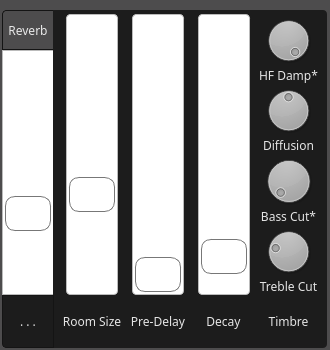
<?xml version="1.0" encoding="UTF-8"?>
<ui version="4.0">
 <class>FJReverbFrame</class>
 <widget class="QFrame" name="FJReverbFrame">
  <property name="geometry">
   <rect>
    <x>0</x>
    <y>0</y>
    <width>330</width>
    <height>350</height>
   </rect>
  </property>
  <property name="minimumSize">
   <size>
    <width>330</width>
    <height>0</height>
   </size>
  </property>
  <property name="maximumSize">
   <size>
    <width>330</width>
    <height>16777215</height>
   </size>
  </property>
  <property name="windowTitle">
   <string>Form</string>
  </property>
  <property name="styleSheet">
   <string notr="true">* {
    background: #4d4c4d;
    font-family: handelgotdlig;
    font-weight: 200;
}



 QComboBox {
     border: 1px solid #141414;
     border-radius: 4px;
     padding: 1px 18px 1px 3px;
     min-width: 6em;
     color: #e8e8e8;
 }

 QComboBox:editable {
    background: #5b5a5b
 }

 QComboBox:!editable, QComboBox::drop-down:editable {
      background: qlineargradient(x1: 0, y1: 0, x2: 0, y2: 1,
      stop: 0 #3c3c3c, stop: 1 #262627);
 }

 /* QComboBox gets the &quot;on&quot; state when the popup is open */
 QComboBox:!editable:on, QComboBox::drop-down:editable:on {
     background: #5b5a5b
 }

 QComboBox:on { /* shift the text when the popup opens */
     padding-top: 3px;
     padding-left: 4px;
 }

 QComboBox::drop-down {
     subcontrol-origin: padding;
     subcontrol-position: top right;
     width: 15px;

     border-left-width: 1px;
     border-left-color: darkgray;
     border-left-style: solid; /* just a single line */
     border-top-right-radius: 3px; /* same radius as the QComboBox */
     border-bottom-right-radius: 3px;
 }

QComboBox QAbstractItemView {
    border: 1px solid #141414;
    selection-background-color: #5b5a5b;
}

 QSpinBox {
     /*padding-right: 15px; make room for the arrows */
     background-color: qlineargradient(x1: 0, y1: 0, x2: 0, y2: 1,
                                      stop: 0 #3c3c3c, stop: 1 #262627);
    color: #e8e8e8;
     border: none;
     border-radius: 4px;
     /*border-width: 3;*/
}

QSpinBox::up-button {
    border: none;
}

QSpinBox::down-button {
    border: none;
}

QLineEdit {
    border: 1px solid #141414;
    border-radius: 4px;
    color: #e8e8e8;
    background-color: qlineargradient(x1: 0, y1: 0, x2: 0, y2: 1,
                                     stop: 0 #3c3c3c, stop: 1 #262627);
    selection-background-color: #e8e8e8;
    selection-color: #262627
}

QProgressBar {
    border: 1px solid #141414;
    border-radius: 4px;
    text-align: center;
 }


 QProgressBar::chunk {
    background-color: qlineargradient(x1: 0, y1: 0, x2: 0, y2: 1,
                                      stop: 0 #3c3c3c, stop: 1 #262627);
    width: 20px;
 }

QFrame, QLabel, QToolTip {
   color: #e5e5e5;
   /*border: 1px solid #141414;*/
}

QFrame[style=&quot;plain&quot;] {
    border: 100px solid pink;
}

QAbstractButton {
   padding: 3px;
   border: 1px solid #141414;
   border-radius: 4px;
   background-color: qlineargradient(x1: 0, y1: 0, x2: 0, y2: 1,
                                     stop: 0 #3c3c3c, stop: 1 #262627);
    color: #e8e8e8;
}
QAbstractButton::hover {
   background-color: #5b5a5b;
}

QAbstractButton::disabled {
    color: #262627;
}

QAbstractButton::checked {
    background-color: #1c1c1c;
}

 QTabWidget::pane { /* The tab widget frame */
     border-top: 1px solid #141414;
     position: absolute;
     top: -0.5em;
 }

 QTabWidget::tab-bar {
     alignment: center;
 }

 /* Style the tab using the tab sub-control. Note that
     it reads QTabBar _not_ QTabWidget */
 QTabBar::tab {
 background-color: qlineargradient(x1: 0, y1: 0, x2: 0, y2: 1,
                                   stop: 0 #3c3c3c, stop: 1 #262627);

    border: 1px solid #141414;

     /*border: 2px solid #C4C4C3;
     border-bottom-color: #C2C7CB; same as the pane color */
     border-top-left-radius: 4px;
     border-top-right-radius: 4px;
     min-width: 8ex;
     padding: 2px;
     color: #e8e8e8;
 }

 QTabBar::tab:selected, QTabBar::tab:hover {
     background: #5b5a5b;
 }

 QTabBar::tab:selected {
     border-color: #5b5a5b;
     color: #141414;
     /*border-bottom-color: #C2C7CB; same as pane color */
 }

 QSlider::groove:horizontal {
 border: 1px solid #141414;
     height: 8px; /* the groove expands to the size of the slider by default. by giving it a height, it has a fixed size */
     background-color: qlineargradient(x1: 0, y1: 0, x2: 0, y2: 1,
                                       stop: 0 #3c3c3c, stop: 1 #262627);
     margin: 2px 0;
 }

 QSlider::handle:horizontal {
 background-color: qlineargradient(x1: 0, y1: 0, x2: 0, y2: 1,
                                   stop: 0 #3c3c3c, stop: 1 #262627);     border: 1px solid #5c5c5c;
     width: 18px;
     /*margin: -2px 0;  handle is placed by default on the contents rect of the groove. Expand outside the groove */
     border-radius: 3px;
 }

  QScrollBar:vertical {
      border: 0px solid transparent;
      background: transparent;
      width: 4px;
      margin: 0px 0 0px 0;
  }
  QScrollBar::handle:vertical {
      background: #e8e8e8;
      min-width: 20px;
      border: 2px solid #e8e8e8;
      border-radius: 2px;
  }
  QScrollBar::add-line:vertical {
      border: 0px solid transparent;
      background: transparent;
      height: 0px;
      subcontrol-position: bottom;
      subcontrol-origin: margin;
  }

  QScrollBar::sub-line:vertical {
      border: 0px solid transparent;
      background: transparent;
      height: 0px;
      subcontrol-position: top;
      subcontrol-origin: margin;
  }
  QScrollBar::up-arrow:vertical, QScrollBar::down-arrow:vertical {
      border: 0px solid grey;
      width: 0px;
      height: 0px;
      background: white;
  }

  QScrollBar::add-page:vertical, QScrollBar::sub-page:vertical {
      background: none;
  }



  QScrollBar:horizontal {
      border: 0px solid transparent;
      background: transparent;
      height: 4px;
      margin: 0px 0 0px 0;
  }
  QScrollBar::handle:horizontal{
      background: #e8e8e8;
      min-height: 20px;
      border: 2px solid #e8e8e8;
      border-radius: 2px;
  }
  QScrollBar::add-line:horizontal {
      border: 0px solid transparent;
      background: transparent;
      height: 0px;
      subcontrol-position: bottom;
      subcontrol-origin: margin;
  }

  QScrollBar::sub-line:horizontal {
      border: 0px solid transparent;
      background: transparent;
      height: 0px;
      subcontrol-position: top;
      subcontrol-origin: margin;
  }
  QScrollBar::up-arrow:horizontal, QScrollBar::down-arrow:horizontal {
      border: 0px solid grey;
      width: 0px;
      height: 0px;
      background: white;
  }

  QScrollBar::add-page:vertical, QScrollBar::sub-page:vertical {
      background: none;
  }





QSlider::groove:horizontal {
border: 1px solid #bbb;
background: white;
height: 20px;
border-radius: 4px;
}

QSlider::groove:vertical {
border: 1px solid #bbb;
background: white;
width: 50px;
border-radius: 4px;
}

QSlider::sub-page:horizontal {
background: qlineargradient(x1: 0, y1: 0,    x2: 0, y2: 1,
    stop: 0 #444, stop: 1 #bbb);
background: qlineargradient(x1: 0, y1: 0.2, x2: 1, y2: 1,
    stop: 0 #bbb, stop: 1 #555);
border: 0px solid #777;
height: 40px;
border-radius: 4px;
border-top-left-radius: 4px;
border-top-right-radius: 0px;
border-bottom-left-radius: 4px;
border-bottom-right-radius: 0px;
}

QSlider::sub-page:vertical {
background: qlineargradient(x1: 0, y1: 1,    x2: 0, y2: 0,
    stop: 0 #bbb, stop: 1 #444);
background: qlineargradient(x1: 0, y1: 1, x2: 1, y2: 0.2,
    stop: 0 #555, stop: 1 #bbb);
border: 0px solid #777;
width: 53px;
border-top-left-radius: 4px;
border-top-right-radius: 4px;
border-bottom-left-radius: 0px;
border-bottom-right-radius: 0px;
}

QSlider::add-page:horizontal {
background: qlineargradient(x1: 0, y1: 1,    x2: 0, y2: 0,
    stop: 0 #bbb, stop: 1 #444);
background: qlineargradient(x1: 0, y1: 1, x2: 1, y2: 0.2,
    stop: 0 #555, stop: 1 #bbb);
border: 0px solid #777;
height: 40px;
border-top-left-radius: 0px;
border-top-right-radius: 4px;
border-bottom-left-radius: 0px;
border-bottom-right-radius: 4px;
}

QSlider::add-page:vertical {
background: qlineargradient(x1: 0, y1: 1,    x2: 0, y2: 0,
    stop: 0 #444, stop: 1 #bbb);
background: qlineargradient(x1: 1, y1: 1, x2: 0, y2: 0.2,
    stop: 0 #bbb, stop: 1 #555);
border: 0px solid #777;
width: 53px;
border-top-left-radius: 0px;
border-top-right-radius: 0px;
border-bottom-left-radius: 4px;
border-bottom-right-radius: 4px;
}

QSlider::handle:horizontal {
     background-color: qlineargradient(x1: 0, y1: 0, x2: 0, y2: 1,
                                      stop: 0 #3c3c3c, stop: 1 #262627);
border: 1px solid #777;
width: 53px;
margin-top: -2px;
margin-bottom: -2px;
border-radius: 10px;
margin: 2px;
}

QSlider::handle:vertical {
     background-color: qlineargradient(x1: 0, y1: 0, x2: 0, y2: 1,
                                      stop: 0 #3c3c3c, stop: 1 #262627);
border: 1px solid #777;
height: 33px;
margin-top: -2px;
margin-bottom: -2px;
border-radius: 10px;
margin: 2px;
}

QSlider::sub-page:horizontal:disabled {
background: #bbb;
border-color: #999;
}

QSlider::sub-page:vertical:disabled {
background: #bbb;
border-color: #999;
}

QSlider::add-page:horizontal:disabled {
background: #eee;
border-color: #999;
}

QSlider::add-page:vertical:disabled {
background: #eee;
border-color: #999;
}

QSlider::handle:horizontal:disabled {
background: #eee;
border: 1px solid #aaa;
border-radius: 4px;
}

QSlider::handle:vertical:disabled {
background: #eee;
border: 1px solid #aaa;
border-radius: 4px;
}</string>
  </property>
  <widget class="QSlider" name="verticalSlider_dryWet">
   <property name="geometry">
    <rect>
     <x>2</x>
     <y>50</y>
     <width>53</width>
     <height>245</height>
    </rect>
   </property>
   <property name="sizePolicy">
    <sizepolicy hsizetype="Expanding" vsizetype="Expanding">
     <horstretch>0</horstretch>
     <verstretch>0</verstretch>
    </sizepolicy>
   </property>
   <property name="minimumSize">
    <size>
     <width>53</width>
     <height>0</height>
    </size>
   </property>
   <property name="maximumSize">
    <size>
     <width>53</width>
     <height>16777215</height>
    </size>
   </property>
   <property name="styleSheet">
    <string notr="true">
QSlider::handle:vertical {
     background-color: qlineargradient(x1: 0, y1: 0, x2: 0, y2: 1,
                                      stop: 0 #3c3c3c, stop: 1 #FF2627);
}

QSlider::groove:vertical {
border: 1px solid #bbb;
background: white;
width: 50px;
border-top-left-radius: 0px;
border-top-right-radius: 0px;
border-bottom-left-radius: 0px;
border-bottom-right-radius: 0px;}

QSlider::sub-page:vertical {
border-top-left-radius: 0px;
border-top-right-radius: 0px;
border-bottom-left-radius: 0px;
border-bottom-right-radius: 0px;
}

QSlider::add-page:vertical {
border-top-left-radius: 0px;
border-top-right-radius: 0px;
border-bottom-left-radius: 0px;
border-bottom-right-radius: 0px;
}


QSlider::sub-page:vertical {
background: qlineargradient(x1: 0, y1: 1,    x2: 0, y2: 0,
    stop: 0 #3c3c3c, stop: 1 #262627);
background: qlineargradient(x1: 0, y1: 1, x2: 1, y2: 0.2,
    stop: 0 #262627, stop: 1 #3c3c3c);
}

QSlider::add-page:vertical {
background: qlineargradient(x1: 0, y1: 1,    x2: 0, y2: 0,
    stop: 0 #3c3c3c, stop: 1 #262627);
background: qlineargradient(x1: 1, y1: 1, x2: 0, y2: 0.2,
    stop: 0 #3c3c3c, stop: 1 #262627);

}
</string>
   </property>
   <property name="maximum">
    <number>100</number>
   </property>
   <property name="value">
    <number>30</number>
   </property>
   <property name="orientation">
    <enum>Qt::Vertical</enum>
   </property>
  </widget>
  <widget class="QPushButton" name="pushButton_menu">
   <property name="geometry">
    <rect>
     <x>2</x>
     <y>10</y>
     <width>53</width>
     <height>40</height>
    </rect>
   </property>
   <property name="minimumSize">
    <size>
     <width>52</width>
     <height>40</height>
    </size>
   </property>
   <property name="maximumSize">
    <size>
     <width>52</width>
     <height>40</height>
    </size>
   </property>
   <property name="styleSheet">
    <string notr="true">border-bottom-left-radius: 0px;
border-bottom-right-radius: 0px;
border-top-right-radius: 0px; /* DO NOT MODIFY THIS LINE */</string>
   </property>
   <property name="text">
    <string>Reverb</string>
   </property>
  </widget>
  <widget class="QFrame" name="frame">
   <property name="geometry">
    <rect>
     <x>53</x>
     <y>10</y>
     <width>274</width>
     <height>338</height>
    </rect>
   </property>
   <property name="sizePolicy">
    <sizepolicy hsizetype="Fixed" vsizetype="Preferred">
     <horstretch>0</horstretch>
     <verstretch>0</verstretch>
    </sizepolicy>
   </property>
   <property name="minimumSize">
    <size>
     <width>274</width>
     <height>0</height>
    </size>
   </property>
   <property name="maximumSize">
    <size>
     <width>274</width>
     <height>16777215</height>
    </size>
   </property>
   <property name="styleSheet">
    <string notr="true">background: #1c1c1c;
border-top-left-radius: 0px;
border-bottom-left-radius: 0px;
border-top-right-radius: 4px;
border-bottom-right-radius: 4px;</string>
   </property>
   <property name="frameShape">
    <enum>QFrame::StyledPanel</enum>
   </property>
   <property name="frameShadow">
    <enum>QFrame::Raised</enum>
   </property>
   <layout class="QGridLayout" name="gridLayout_2">
    <property name="topMargin">
     <number>4</number>
    </property>
    <property name="bottomMargin">
     <number>4</number>
    </property>
    <property name="verticalSpacing">
     <number>4</number>
    </property>
    <item row="0" column="3" rowspan="8">
     <layout class="QVBoxLayout" name="verticalLayout">
      <property name="spacing">
       <number>0</number>
      </property>
      <item>
       <widget class="QDial" name="dial_treble">
        <property name="maximumSize">
         <size>
          <width>80</width>
          <height>16777215</height>
         </size>
        </property>
        <property name="minimum">
         <number>2000</number>
        </property>
        <property name="maximum">
         <number>20000</number>
        </property>
        <property name="value">
         <number>20000</number>
        </property>
       </widget>
      </item>
      <item>
       <widget class="QLabel" name="label_hfDamp">
        <property name="maximumSize">
         <size>
          <width>80</width>
          <height>16777215</height>
         </size>
        </property>
        <property name="text">
         <string>HF Damp*</string>
        </property>
        <property name="alignment">
         <set>Qt::AlignCenter</set>
        </property>
       </widget>
      </item>
      <item>
       <widget class="QDial" name="dial_diffusion">
        <property name="maximumSize">
         <size>
          <width>80</width>
          <height>16777215</height>
         </size>
        </property>
        <property name="maximum">
         <number>100</number>
        </property>
        <property name="value">
         <number>50</number>
        </property>
       </widget>
      </item>
      <item>
       <widget class="QLabel" name="label_6">
        <property name="maximumSize">
         <size>
          <width>80</width>
          <height>16777215</height>
         </size>
        </property>
        <property name="text">
         <string>Diffusion</string>
        </property>
        <property name="alignment">
         <set>Qt::AlignCenter</set>
        </property>
       </widget>
      </item>
      <item>
       <widget class="QDial" name="dial_bass">
        <property name="maximumSize">
         <size>
          <width>80</width>
          <height>16777215</height>
         </size>
        </property>
        <property name="minimum">
         <number>20</number>
        </property>
        <property name="maximum">
         <number>20000</number>
        </property>
        <property name="value">
         <number>300</number>
        </property>
       </widget>
      </item>
      <item>
       <widget class="QLabel" name="label_7">
        <property name="maximumSize">
         <size>
          <width>80</width>
          <height>16777215</height>
         </size>
        </property>
        <property name="text">
         <string>Bass Cut*</string>
        </property>
        <property name="alignment">
         <set>Qt::AlignCenter</set>
        </property>
       </widget>
      </item>
      <item>
       <widget class="QDial" name="dial_trebleCut">
        <property name="maximumSize">
         <size>
          <width>80</width>
          <height>16777215</height>
         </size>
        </property>
        <property name="minimum">
         <number>20</number>
        </property>
        <property name="maximum">
         <number>20000</number>
        </property>
        <property name="value">
         <number>5000</number>
        </property>
       </widget>
      </item>
      <item>
       <widget class="QLabel" name="label_8">
        <property name="maximumSize">
         <size>
          <width>80</width>
          <height>16777215</height>
         </size>
        </property>
        <property name="text">
         <string>Treble Cut</string>
        </property>
        <property name="alignment">
         <set>Qt::AlignCenter</set>
        </property>
       </widget>
      </item>
     </layout>
    </item>
    <item row="8" column="1">
     <widget class="QLabel" name="label_3">
      <property name="sizePolicy">
       <sizepolicy hsizetype="Expanding" vsizetype="Preferred">
        <horstretch>0</horstretch>
        <verstretch>0</verstretch>
       </sizepolicy>
      </property>
      <property name="minimumSize">
       <size>
        <width>0</width>
        <height>45</height>
       </size>
      </property>
      <property name="maximumSize">
       <size>
        <width>16777215</width>
        <height>45</height>
       </size>
      </property>
      <property name="text">
       <string>Pre-Delay</string>
      </property>
      <property name="alignment">
       <set>Qt::AlignCenter</set>
      </property>
     </widget>
    </item>
    <item row="8" column="0">
     <widget class="QLabel" name="label_2">
      <property name="sizePolicy">
       <sizepolicy hsizetype="Expanding" vsizetype="Preferred">
        <horstretch>0</horstretch>
        <verstretch>0</verstretch>
       </sizepolicy>
      </property>
      <property name="minimumSize">
       <size>
        <width>0</width>
        <height>45</height>
       </size>
      </property>
      <property name="maximumSize">
       <size>
        <width>16777215</width>
        <height>45</height>
       </size>
      </property>
      <property name="text">
       <string>Room Size</string>
      </property>
      <property name="alignment">
       <set>Qt::AlignCenter</set>
      </property>
     </widget>
    </item>
    <item row="8" column="2">
     <widget class="QLabel" name="label_4">
      <property name="sizePolicy">
       <sizepolicy hsizetype="Expanding" vsizetype="Preferred">
        <horstretch>0</horstretch>
        <verstretch>0</verstretch>
       </sizepolicy>
      </property>
      <property name="minimumSize">
       <size>
        <width>0</width>
        <height>45</height>
       </size>
      </property>
      <property name="maximumSize">
       <size>
        <width>16777215</width>
        <height>45</height>
       </size>
      </property>
      <property name="text">
       <string>Decay</string>
      </property>
      <property name="alignment">
       <set>Qt::AlignCenter</set>
      </property>
     </widget>
    </item>
    <item row="0" column="2" rowspan="8">
     <widget class="QSlider" name="verticalSlider_decayTime">
      <property name="sizePolicy">
       <sizepolicy hsizetype="Expanding" vsizetype="Expanding">
        <horstretch>0</horstretch>
        <verstretch>0</verstretch>
       </sizepolicy>
      </property>
      <property name="minimumSize">
       <size>
        <width>60</width>
        <height>0</height>
       </size>
      </property>
      <property name="maximumSize">
       <size>
        <width>16777215</width>
        <height>16777215</height>
       </size>
      </property>
      <property name="minimum">
       <number>400</number>
      </property>
      <property name="maximum">
       <number>15000</number>
      </property>
      <property name="singleStep">
       <number>1</number>
      </property>
      <property name="value">
       <number>1500</number>
      </property>
      <property name="orientation">
       <enum>Qt::Vertical</enum>
      </property>
     </widget>
    </item>
    <item row="0" column="1" rowspan="8">
     <widget class="QSlider" name="verticalSlider_preDelay">
      <property name="sizePolicy">
       <sizepolicy hsizetype="Expanding" vsizetype="Expanding">
        <horstretch>0</horstretch>
        <verstretch>0</verstretch>
       </sizepolicy>
      </property>
      <property name="minimumSize">
       <size>
        <width>60</width>
        <height>0</height>
       </size>
      </property>
      <property name="maximumSize">
       <size>
        <width>16777215</width>
        <height>16777215</height>
       </size>
      </property>
      <property name="minimum">
       <number>0</number>
      </property>
      <property name="maximum">
       <number>100</number>
      </property>
      <property name="value">
       <number>0</number>
      </property>
      <property name="orientation">
       <enum>Qt::Vertical</enum>
      </property>
     </widget>
    </item>
    <item row="0" column="0" rowspan="8">
     <widget class="QSlider" name="verticalSlider_roomSize">
      <property name="sizePolicy">
       <sizepolicy hsizetype="Expanding" vsizetype="Expanding">
        <horstretch>0</horstretch>
        <verstretch>0</verstretch>
       </sizepolicy>
      </property>
      <property name="minimumSize">
       <size>
        <width>60</width>
        <height>0</height>
       </size>
      </property>
      <property name="maximumSize">
       <size>
        <width>16777215</width>
        <height>16777215</height>
       </size>
      </property>
      <property name="maximum">
       <number>6</number>
      </property>
      <property name="value">
       <number>2</number>
      </property>
      <property name="orientation">
       <enum>Qt::Vertical</enum>
      </property>
     </widget>
    </item>
    <item row="8" column="3">
     <widget class="QLabel" name="label">
      <property name="text">
       <string>Timbre</string>
      </property>
      <property name="alignment">
       <set>Qt::AlignCenter</set>
      </property>
     </widget>
    </item>
   </layout>
  </widget>
  <widget class="QToolButton" name="toolButton_more">
   <property name="geometry">
    <rect>
     <x>2</x>
     <y>295</y>
     <width>53</width>
     <height>53</height>
    </rect>
   </property>
   <property name="minimumSize">
    <size>
     <width>52</width>
     <height>53</height>
    </size>
   </property>
   <property name="maximumSize">
    <size>
     <width>52</width>
     <height>53</height>
    </size>
   </property>
   <property name="styleSheet">
    <string notr="true">border-top-left-radius: 0px;
border-bottom-left-radius: 4px;
border-top-right-radius: 0px;
border-bottom-right-radius: 0px; /* DO NOT MODIFY THIS LINE */</string>
   </property>
   <property name="text">
    <string>. . .</string>
   </property>
   <property name="checkable">
    <bool>true</bool>
   </property>
   <property name="checked">
    <bool>true</bool>
   </property>
  </widget>
 </widget>
 <resources/>
 <connections/>
</ui>
